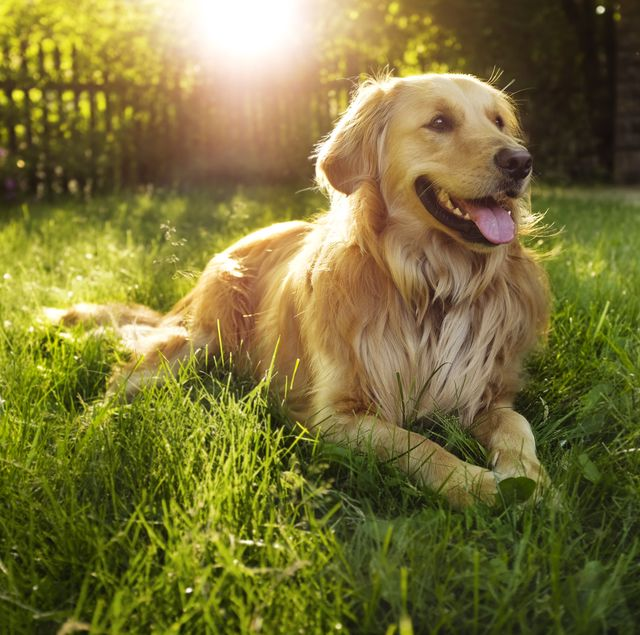
#> input picture opencvHW1/pic2.jpg, 640 x 635 px
$ python problem5.py
#> lines starting #> are read from the running program, lines starting #| are printed output that depends on the picture
import cv2
# Problem 5.
# Draw a red filled circle in the middle of the image pic2.jpg.
# Use an appropriate radius value so that the whole circle is visible. Display the original image and the changed one in separate windows.


pic2 = cv2.imread("pic2.jpg")
#> pic2 is the input picture: shape (635, 640, 3); mean B, G, R 56.4, 114.9, 122.6

sh = pic2.shape
#> sh = (635, 640, 3)
center=(int(sh[1]/2), int(sh[0]/2))
#> center = (320, 317)
radius = 100
color=(0, 0, 255)
thickness = -1

pic2_circle = cv2.circle(pic2.copy(), center, radius, color, thickness)
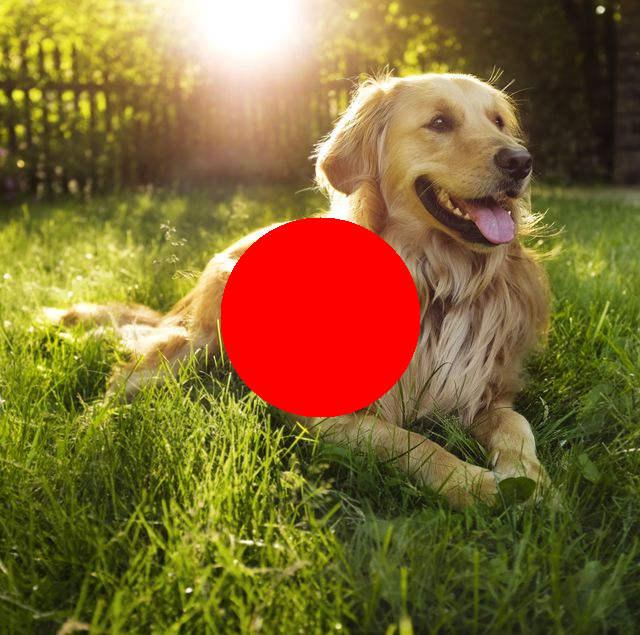
#> pic2_circle: shape (635, 640, 3); mean B, G, R 49.8, 104.4, 129.2

cv2.imshow('pic2', pic2)
cv2.imshow('pic2_circle', pic2_circle)

cv2.waitKey(0)

$ run again, with opencvHW1/pic1.jpg copied over opencvHW1/pic2.jpg
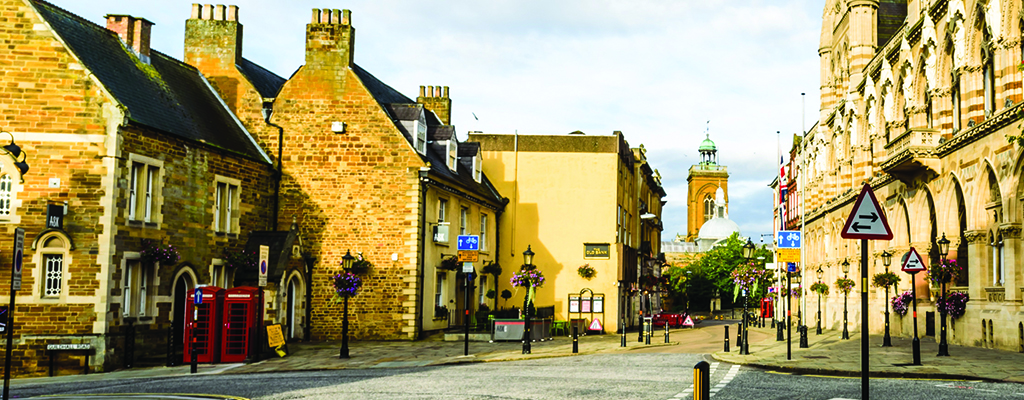
#> input picture opencvHW1/pic1.jpg, 1024 x 400 px
#> pic2 is the input picture: shape (400, 1024, 3); mean B, G, R 103, 152.1, 162.8
#> `pic2_circle = cv2.circle(pic2.copy(), center, radius, color, thickness)`:
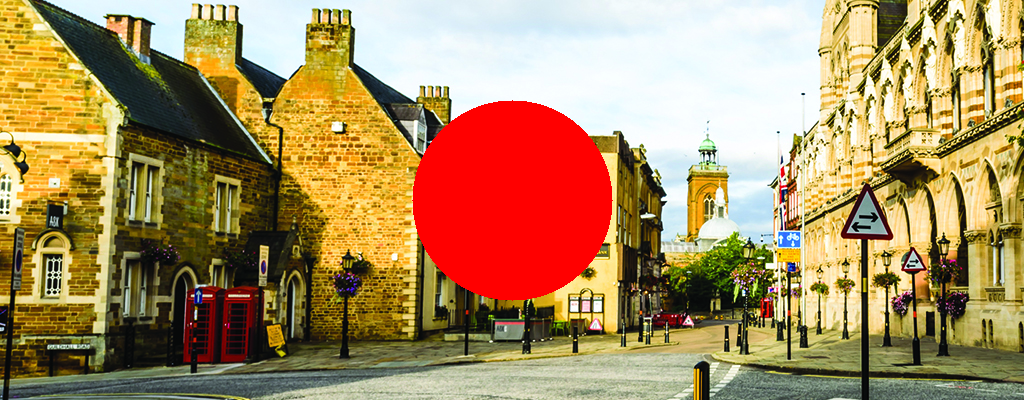
#> pic2_circle: shape (400, 1024, 3); mean B, G, R 95.7, 139.5, 168.5

$ run again, with opencvHW1/pic3.jpg copied over opencvHW1/pic2.jpg
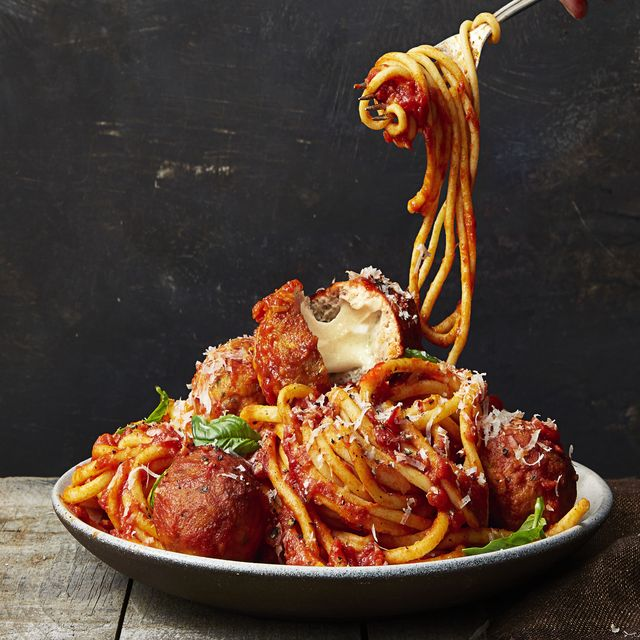
#> input picture opencvHW1/pic3.jpg, 640 x 640 px
#> pic2 is the input picture: shape (640, 640, 3); mean B, G, R 49.3, 62.4, 83.9
#> `pic2_circle = cv2.circle(pic2.copy(), center, radius, color, thickness)`:
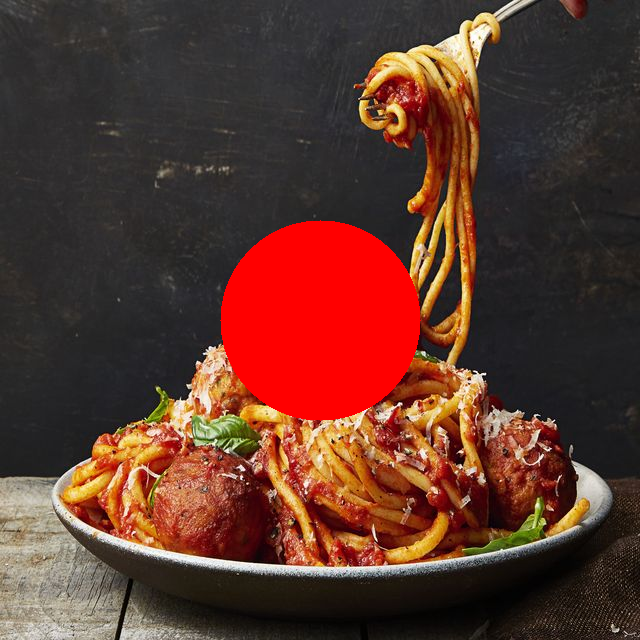
#> pic2_circle: shape (640, 640, 3); mean B, G, R 44.3, 55.3, 93
